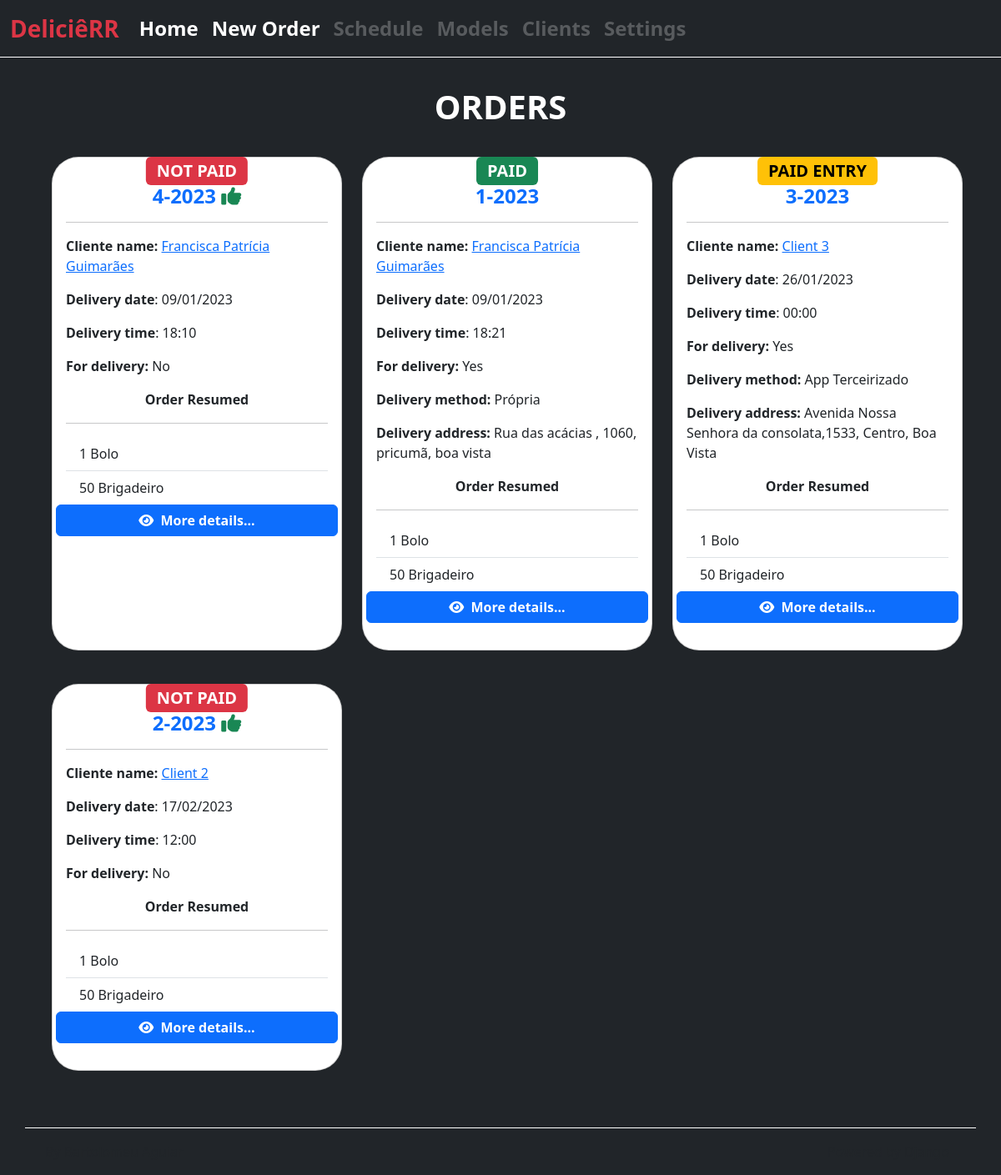
The page / on the database its author committed.
### orders/models.py (models this page shows)
class Order (models.Model):
    created_at = models.DateTimeField(auto_now_add=True)
    updated_at = models.DateTimeField(auto_now=True)
    client = models.ForeignKey(Client, on_delete=models.CASCADE)
    total = models.FloatField(default=0.0)
    delivery_date = models.DateTimeField(
        'Delivery Date', auto_now=False, auto_now_add=False)
    for_delivery = models.BooleanField()
    delivery_method = models.CharField(
        choices=(
            ('P', 'Própria'),
            ('T', 'App Terceirizado')
        ),
        max_length=1,
        blank=True
    )
    delivery_address = models.CharField(blank=True, max_length=300)
    comments = models.TextField(max_length=500, blank=True)
    status_order = models.CharField(
        choices=(
            ('CR', 'CREATED'),
            ('CL', 'CANCELED'),
            ('CF', 'CONFIRMED'),
            ('FN', 'FINISHED'),
        ),
        max_length=2,
        default='CR',
    )
    payment_form = models.CharField(
        _("Payment Form"),
        max_length=2,
        blank=True,
        choices=(
            ('CS', _('CASH')),
            ('CC', _('CREDIT CARD')),
            ('DC', _('DEBIT CARD')),
            ('PX', _('PIX')),
        ),
        default='PX',
    )
    status_payment = models.CharField(
        choices=(
            ('NP', 'NOT PAID'),
            ('PG', 'PAID'),
            ('PE', 'PAID ENTRY'),
        ),
        max_length=2,
        blank=True,
        default='NP',
    )
    class Meta:
        verbose_name = 'Order'
        verbose_name_plural = 'Orders'
    def __str__(self):
        return str(f'{self.pk}-{self.delivery_date.year}')

### clients/models.py (models this page shows, shortened)
class Client(models.Model):
    name = models.CharField(_("Name"), max_length=300)
    celphone = models.CharField(
        _("Celphone"),
        max_length=15,
        blank=False,
        unique=True,
    )
    address = models.CharField(_("Address"), max_length=500, blank=True)
    birthday = models.DateField(
        _("Birthday"),
        auto_now=False,
        auto_now_add=False,
        blank=True,
        null=True,
    )
    class Meta:
        verbose_name = 'Client'
        verbose_name_plural = 'Clients'

### orders/views.py (the view)
# urls.py: path('', views.OrderListViewHome.as_view(),
class OrderListViewHome(OrderListViewBase):
    template_name = 'orders/pages/home.html'

### orders/views.py (called while the page is built)
    def get_queryset(self, *args, **kwargs):
        qs = super().get_queryset(*args, **kwargs)
        qs = qs.exclude(
            status_order='CL',
        )
        return qs

### orders/templates/orders/pages/home.html (shortened to what this page needs)
{% extends "global/base.html" %}
{% block title_section %}
    ORDERS
{% endblock title_section %}
{% block content %}
<div class="d-flex">
    <div id="order-list" class="container px-4 py-1">
        <div class="row row-cols-1 row-cols-md-2 row-cols-lg-3 row-cols-xl-3 align-items-stretch g-4 py-2">
            {% for order in orders %}
                {% include 'orders/partials/order.html' %}
            {% empty %}
                <div class="col-12 text-white">
                    <div class="row">
                        <h1>No Orders To Show</h1>
                    </div>
                </div>
            {% endfor %}
        </div>
    </div>
</div>
{% endblock content %}

### orders/templates/orders/partials/order.html (shortened to what this page needs)
<div class="col pb-3">
    <div class="card h-100 w-100  text-white bg-white rounded-5 m-2">
        <div class="card-body text-dark">
            <p class="position-relative">
                <span
                    {% if order.status_payment == 'PG' %}
                        class=" position-absolute top-50 start-50 badge translate-middle text-bg-success fs-5"
                    {% elif order.status_payment == 'NP'%}
                        class=" position-absolute top-50 start-50 badge translate-middle text-bg-danger fs-5"
                    {% else %}
                        class=" position-absolute top-50 start-50 badge translate-middle text-bg-warning fs-5"
                    {% endif %}
                >
                    {{ order.get_status_payment_display }}
                </span>
            </p>
            <h4 class="text-center card-title">
                <a href="#" class="text-decoration-none fw-semibold">
                    {{ order }}
                </a>
                {% if order.status_order == 'CF' %}
                    <i class="fa-solid fa-thumbs-up text-success"></i>
                {% endif %}
            </h4>
            <hr>
            <p class="card-text">
                <b>Cliente name: </b>
                    <a href="./client_detail.html" data-bs-toggle="tooltip"
                        data-bs-title="Click for client details">
                        {{ order.client.name }}
                    </a>
            </p>
            <p class="card-text">
                <b>Delivery date</b>: {{ order.delivery_date|date:"d/m/Y" }}
            </p>
            <p class="card-text">
                <b>Delivery time</b>: {{ order.delivery_date|date:"H:i" }}
            </p>
            <p class="card-text">
                <b>For delivery:</b>
                {% if order.for_delivery %}
                    Yes
                {% else %}
                    No
                {% endif %}
            </p>
                {% if order.for_delivery %}
                    <p class="card-text">
                        <b>Delivery method:</b> {{order.get_delivery_method_display}}
                    </p>
                    <p class="card-text">
                        <b>Delivery address:</b> {{order.delivery_address}}
                    </p>
                {% endif %}
            <p class="card-text text-center"><b>Order Resumed</b></p>
            <hr>
            <ul class="list-group list-group-flush">
                <li class="list-group-item">1 Bolo</li>
                <li class="list-group-item">50 Brigadeiro</li>
            </ul>
            <div class="row">
                <a href="{% url 'orders:show_order' order.id %}"
                class="btn btn-primary btn-block fw-bold">
                    <i class="fa-solid fa-eye me-1"></i>
                    More details...
                </a>
            </div>
        </div>
    </div>
</div>

### rows shown on the page
Order: status_payment "NOT PAID", id+delivery_date "4-2023", status_order "CF" (drawn), client.name "Francisca Patrícia Guimarães", delivery_date "09/01/2023", delivery_date "18:10", for_delivery "No"
Order: status_payment "PAID", id+delivery_date "1-2023", client.name "Francisca Patrícia Guimarães", delivery_date "09/01/2023", delivery_date "18:21", for_delivery "Yes", delivery_method "Própria", delivery_address "Rua das acácias , 1060, pricumã, boa vista"
Order: status_payment "PAID ENTRY", id+delivery_date "3-2023", client.name "Client 3", delivery_date "26/01/2023", delivery_date "00:00", for_delivery "Yes", delivery_method "App Terceirizado", delivery_address "Avenida Nossa Senhora da consolata,1533, Centro, Boa Vista"
Order: status_payment "NOT PAID", id+delivery_date "2-2023", status_order "CF" (drawn), client.name "Client 2", delivery_date "17/02/2023", delivery_date "12:00", for_delivery "No"
